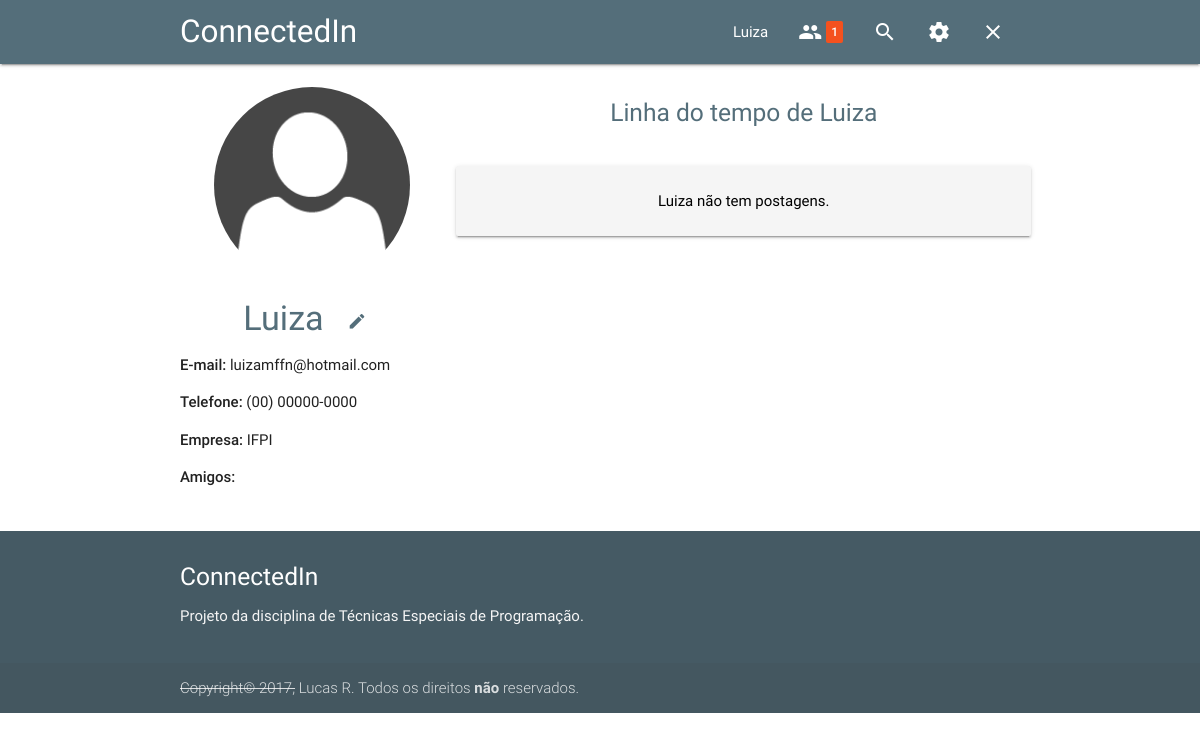
The page /perfil/2 (signed in) on the database its author committed.
### perfis/models.py (models this page shows, shortened)
class Perfil(models.Model):
  QUESTOES = (
    (1, "Qual o ano de nascimento do seu pai?"),
    (2, "Qual o nome do seu animal de estimação?"),
    (3, "Onde você nasceu?"),
    (4, "Como é o nome da sua mãe?"),
  )
  nome = models.CharField(max_length=255, null=False)
  telefone = models.CharField(max_length=255, null=False)
  nome_empresa = models.CharField(max_length=255, null=False)
  amigos = models.ManyToManyField('self')
  bloqueados = models.ManyToManyField('self')
  usuario = models.OneToOneField(User, related_name='perfil')
  foto = models.ImageField(upload_to='avatars/', default='avatars/default.png', null=True)
  questao = models.CharField(max_length=1, null=False, choices=QUESTOES, default=1)
  resposta = models.CharField(max_length=128, null=False)
  desativado = models.BooleanField(default=False)
  @property
  def email(self):
    return self.usuario.email
  def obter_postagens(self):
    return Postagem.objects.filter(perfil=self, visibilidade=True).distinct().order_by('-data_edicao')

### perfis/views.py (the view)
# urls.py: url(r'^perfil/(?P<perfil_id>\d+)$', views.perfil, name='perfil'),
@login_required
def perfil(request, perfil_id):
  perfil = Perfil.objects.get(id=perfil_id)
  is_friend = perfil in get_perfil_logado(request).amigos.all()
  requesting = False
  requested = False
  blocked = False
  blocking = False
  try:
    if get_perfil_logado(request) == perfil.convites_recebidos.get(solicitante=get_perfil_logado(request)).solicitante:
      requesting = True
      convite = perfil.convites_recebidos.get(solicitante=get_perfil_logado(request))
  except:
    requesting = False
    convite = Convite()
  try:
    if perfil == get_perfil_logado(request).convites_recebidos.get(solicitante=perfil).solicitante:
      requested = True
      convite = get_perfil_logado(request).convites_recebidos.get(solicitante=perfil)
  except:
    requested = False
    convite = Convite()
  try:
    if get_perfil_logado(request) == perfil.bloqueios_feitos.get(solicitante=perfil, bloqueado=get_perfil_logado(request)).bloqueado:
      blocked = True
  except:
    blocked = False
  try:
    if perfil == get_perfil_logado(request).bloqueios_feitos.get(solicitante=get_perfil_logado(request), bloqueado=perfil).bloqueado:
      blocking = True
  except:
    blocking = False
  return render(request, 'perfil.html', {'perfil': perfil, 'perfil_logado': get_perfil_logado(request), 'is_friend': is_friend, 'requesting': requesting, 'requested': requested, 'convite': convite, 'blocked': blocked, 'blocking': blocking})

### perfis/views.py (called while the page is built)
@login_required
def get_perfil_logado(request):
  return request.user.perfil

### perfis/templates/perfil.html (shortened to what this page needs)
{% extends 'base.html' %}
{% block content %}
<br>
<div class="row">
  <div class="col s12 m4 l4">
    <div class="center">
      <img class="circle" src="{{ perfil.foto.url }}" width="196" height="196">
    </div>
    <h4 class="header center main-text">{{ perfil.nome }} {% if perfil_logado.id == perfil.id %}<a href="{% url 'editar' %}" class="btn-flat waves-effect waves-light main-text btn-convite tooltipped" data-position="bottom" data-delay="50" data-tooltip="Editar perfil"><i class="material-icons">edit</i></a>{% endif %}</h4>
    <p><strong>E-mail: </strong>{{ perfil.email }}</p>
    <p><strong>Telefone: </strong>{{ perfil.telefone }}</p>
    <p><strong>Empresa: </strong>{{ perfil.nome_empresa }}</p>
    <strong>Amigos:</strong>
    <br>
  </div>
  <div class="col s12 m8 l8">
    {% if not blocked %}
      <h5 class="header center main-text">Linha do tempo de {{ perfil.nome }}</h5>
      <br>
      {% if perfil.obter_postagens %}
        {% for postagem in perfil.obter_postagens %}
          <div class="card-panel grey lighten-4 black-text">
            {% if perfil_logado.id == perfil.id %}
              <a href="{% url 'apagar_postagem' postagem.id %}" class="btn-flat waves-effect waves-light red-text right btn-convite tooltipped" data-position="bottom" data-delay="50" data-tooltip="Apagar postagem"><i class="material-icons">delete</i></a>
            {% endif %}
            <div class="row">
              <div class="col">
                <a href="{% url 'perfil' postagem.perfil.id %}">
                  <img class="circle" src="{{ postagem.perfil.foto.url }}" width="64" height="64">
                </a>
              </div>
              <a href="{% url 'perfil' postagem.perfil.id %}">
                <h6 class="profile-title">{{ postagem.perfil.nome }}</h6>
              </a>
              <a class="post-date">{{ postagem.data_edicao }}</a>
              <br>
              <p>{{ postagem.conteudo }}</p>
              <img src="{{ post.imagem }}"/>
            </div>
          </div>
        {% endfor %}
      {% else %}
        <div class="row center">
          <div class="card grey lighten-4">
            <div class="card-content black-text">
              <p>{{ perfil.nome }} não tem postagens.</p>
            </div>
          </div>
        </div>
      {% endif %}
    {% endif %}
  </div>
</div>
<br>
{% endblock %}

### perfis/templates/base.html (shortened to what this page needs)
{% load staticfiles %}
<html lang="pt-br">
  <head>
    <link href="{% static 'css/materialize.css' %}" type="text/css" rel="stylesheet" media="screen,projection"/>
    <link href="{% static 'css/style.css' %}" type="text/css" rel="stylesheet" media="screen,projection"/>
  </head>
  <body>
    <nav class="blue-grey darken-1" role="navigation">
      <div class="nav-wrapper container">
        <a id="logo-container" href="/" class="brand-logo">ConnectedIn</a>
        <ul class="right hide-on-med-and-down">
          <li><a href="{% url 'perfil' perfil_logado.id %}">{{ perfil_logado.nome }}</a></li>
          <li>
            <a class="dropdown-button valign-wrapper" data-activates="dropdownConvites">
              <i class="material-icons">people</i>
              {% if perfil_logado.convites_recebidos.count %}
                <span class="new badge">{{ perfil_logado.convites_recebidos.count }}</span>
              {% endif %}
            </a>
          </li>
          <li><a href="{% url 'buscar' %}" class="tooltipped" data-position="bottom" data-delay="50" data-tooltip="Buscar usuários"><i class="material-icons">search</i></a></li>
          <li><a class="dropdown-button tooltipped" data-position="bottom" data-delay="50" data-tooltip="Configurações" data-activates="dropdownConfig"><i class="material-icons">settings</i></a></li>
          <li><a href="{% url 'logout' %}" class="tooltipped" data-position="bottom" data-delay="50" data-tooltip="Logout"><i class="material-icons">close</i></a></li>
        </ul>
      </div>
    </nav>
    <div class="container">
      {% block content %}
      {% endblock %}
    </div>
    <footer class="page-footer blue-grey darken-2">
      <div class="container">
        <div class="row">
          <div class="col">
            <h5 class="white-text">ConnectedIn</h5>
            <p class="grey-text text-lighten-4">Projeto da disciplina de Técnicas Especiais de Programação.</p>
          </div>
        </div>
      </div>
      <div class="footer-copyright">
        <div class="container">
          <strike>Copyright© 2017,</strike> Lucas R. Todos os direitos <b>não</b> reservados.
        </div>
      </div>
    </footer>
  </body>
</html>

### perfis/static/css/style.css (style rules this page uses)
.main-text { color: #546e7a !important; }
.btn-convite { border: none; border-radius: 2px; display: inline-block; height: 36px; line-height: 36px; padding: 0 1rem; text-transform: uppercase; vertical-align: middle; -webkit-tap-highlight-color: transparent; }
span.badge { min-width: 1rem; padding: 0 5px; margin-left: 14px; text-align: center; font-size: 1rem; line-height: 22px; height: 22px; color: #757575; float: right; box-sizing: border-box; }
span.badge.new { font-weight: 500; font-size: 0.8rem; color: #fff; background-color: #f4511e; border-radius: 2px; }
span.badge.new:after { content: ""; }

### rows shown on the page
Perfil: nome "Luiza", convites_recebidos.count "1", foto (placeholder picture), email "luizamffn@hotmail.com", telefone "(00) 00000-0000", nome_empresa "IFPI"
